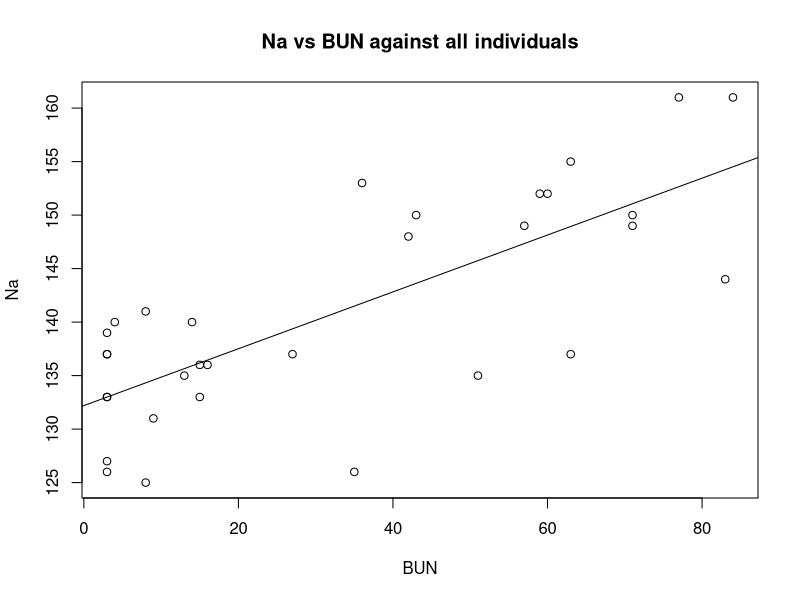
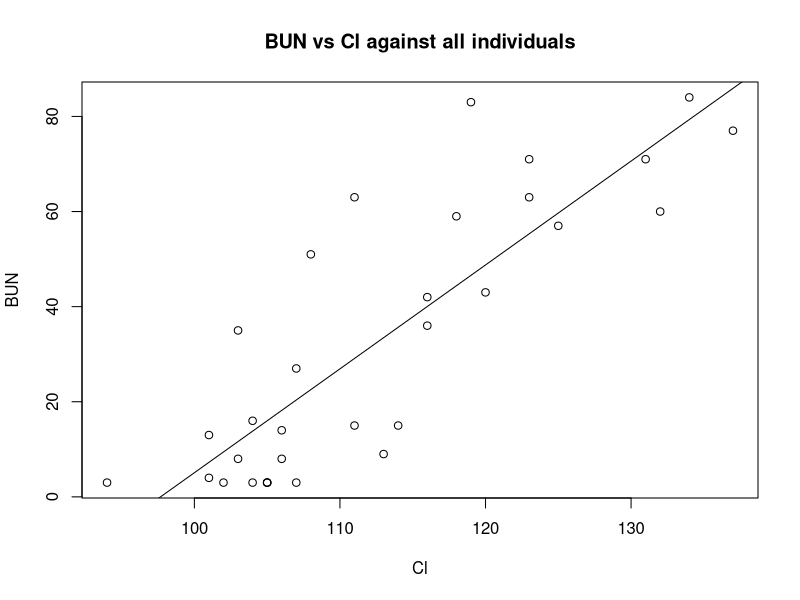
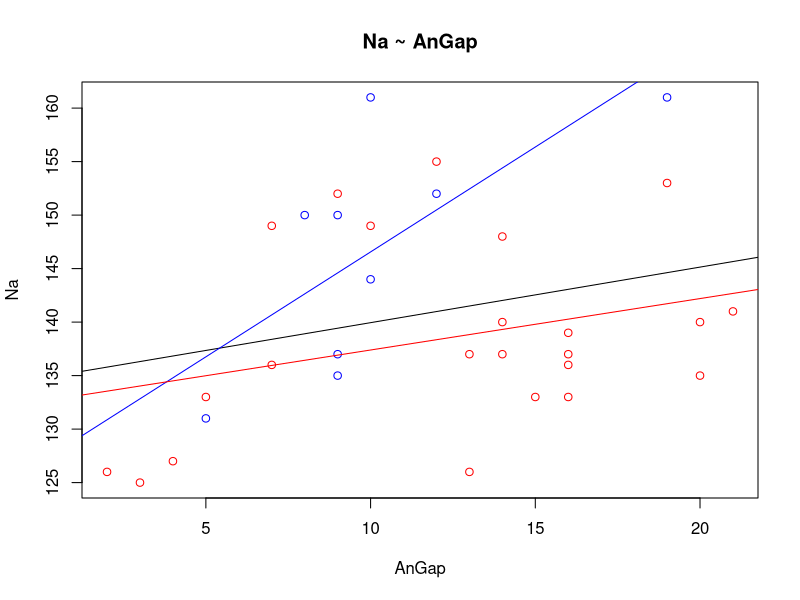
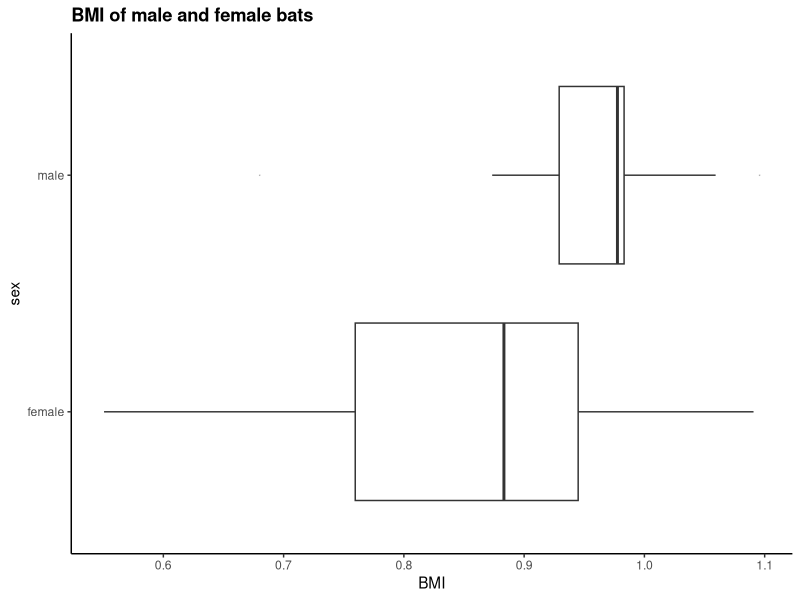
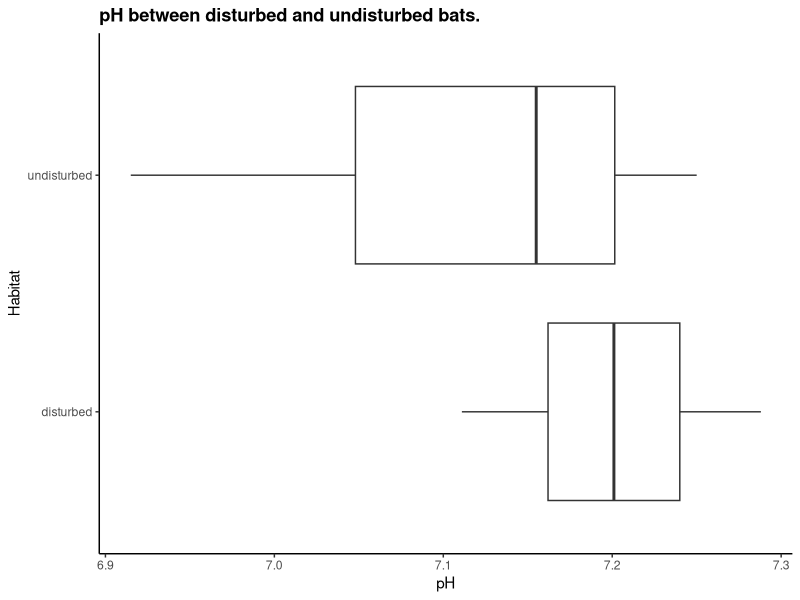
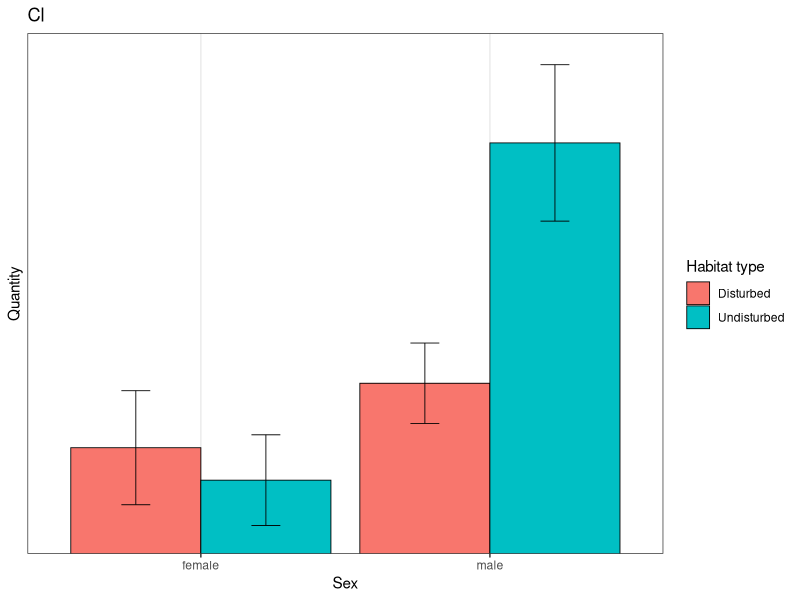
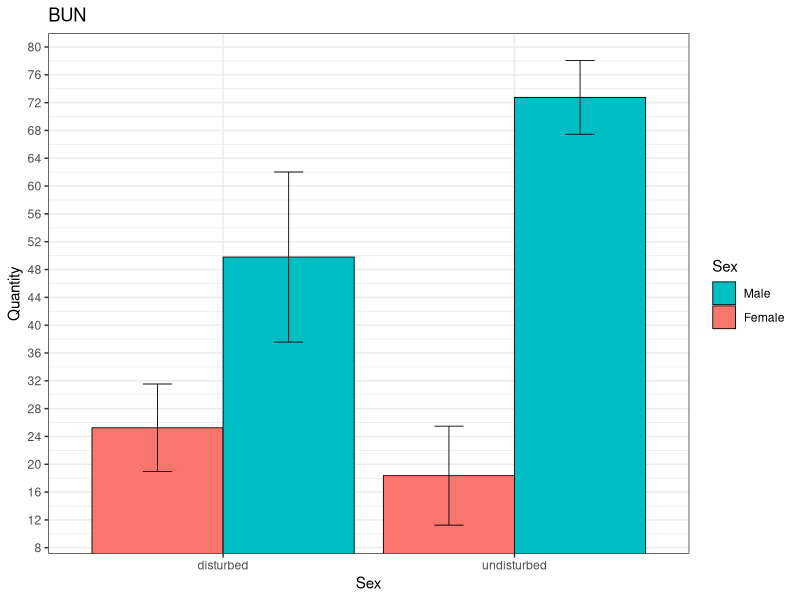
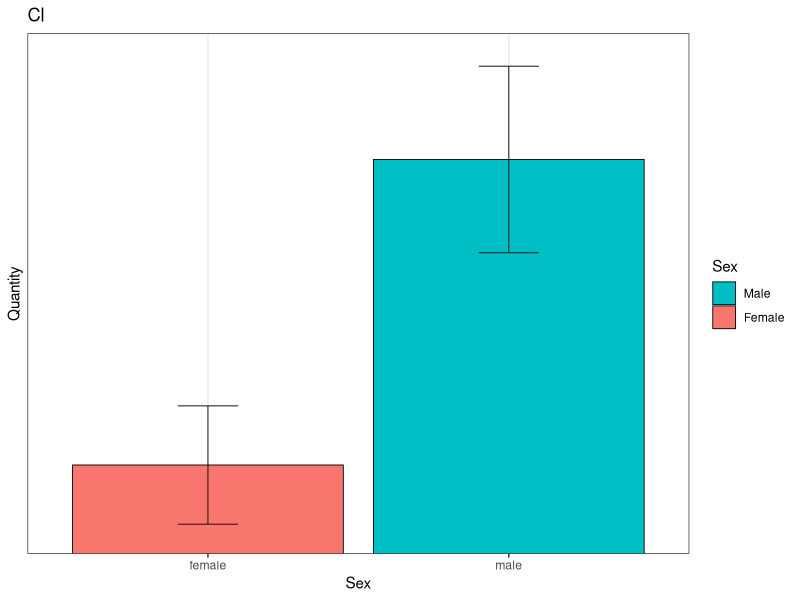

Generate these figures, in order, with R:
###############################################################################
#                              NECESSARY STEPS
###############################################################################
## Import libraries
library(Hmisc)
library(ggplot2)

## Import the data
physData = read.csv("EpomophorusPhysiology_2015.csv");


## Data preprocessing
# First, change the ID column to be a rowname, since rowname does not participate in any of the mathematical operations
rownames(physData) = physData$ID;  # Sets the rownames of the data frame, physData, to be the ID column of physdata
physData$ID = NULL;                # Deletes the ID row of physData by setting it to NULL
physData$sex = as.factor( ifelse( physData$class == "M_NS", "male", "female") );


# Next, keep track of all of the variable names, except for Habitat and class
numericCols = colnames(physData);
numericCols = numericCols[ ! (numericCols %in% c("class", "Habitat", "sex") ) ];


## Summarizes data.
## Gives count, mean, standard deviation, standard error of the mean, and confidence interval (default 95%).
##   data: a data frame.
##   measurevar: the name of a column that contains the variable to be summariezed
##   groupvars: a vector containing names of columns that contain grouping variables
##   na.rm: a boolean that indicates whether to ignore NA's
##   conf.interval: the percent range of the confidence interval (default is 95%)
summarySE <- function(data=NULL, measurevar, groupvars=NULL, na.rm=FALSE,
                      conf.interval=.95, .drop=TRUE) {
  library(plyr)
  
  # New version of length which can handle NA's: if na.rm==T, don't count them
  length2 <- function (x, na.rm=FALSE) {
    if (na.rm) sum(!is.na(x))
    else       length(x)
  }
  
  # This does the summary. For each group's data frame, return a vector with
  # N, mean, and sd
  datac <- ddply(data, groupvars, .drop=.drop,
                 .fun = function(xx, col) {
                   c(N    = length2(xx[[col]], na.rm=na.rm),
                     mean = mean   (xx[[col]], na.rm=na.rm),
                     sd   = sd     (xx[[col]], na.rm=na.rm)
                   )
                 },
                 measurevar
  )
  
  # Rename the "mean" column    
  datac <- rename(datac, c("mean" = measurevar))
  
  datac$se <- datac$sd / sqrt(datac$N)  # Calculate standard error of the mean
  
  # Confidence interval multiplier for standard error
  # Calculate t-statistic for confidence interval: 
  # e.g., if conf.interval is .95, use .975 (above/below), and use df=N-1
  ciMult <- qt(conf.interval/2 + .5, datac$N-1)
  datac$ci <- datac$se * ciMult
  
  return(datac)
}


###############################################################################
#                        CORRELATION/SUMMARY STATISTICS
###############################################################################
## Looking at linear correlation
rcorr( as.matrix( physData[, numericCols] ) )


## Summary statistics
summary( physData[, numericCols] )
apply( physData[, numericCols], 2, sd)


###############################################################################
#                  LINEAR REGRESSION (All individuals)
###############################################################################
# Example:  NA and BUN are linearly correlated in the general population
# First, train the linear model
physLm = lm( Na ~ BUN, physData )

# Plots the raw data in the formula
plot(Na ~ BUN, physData, main="Na vs BUN against all individuals" )
abline(physLm, col="black")

############ Working copy, without comments ############ 
physLm = lm( BUN ~ Cl, physData )
plot(BUN ~ Cl, physData, main="BUN vs Cl against all individuals" )
abline(physLm, col="black")



###############################################################################
#                    LINEAR REGRESSION (Male vs Female)
###############################################################################
# Do the different linear models
everyone.lm    = lm( Na ~ AnGap, physData );
males.lm       = lm( Na ~ AnGap, physData[ physData$sex == "male", ] );
females.lm     = lm( Na ~ AnGap, physData[ physData$sex == "female", ]  );
disturbed.lm   = lm( Na ~ AnGap, physData[ physData$Habitat == "disturbed", ]  );
undisturbed.lm = lm( Na ~ AnGap, physData[ physData$Habitat == "undisturbed", ]  );

plot(Na ~ AnGap, physData, main="Na ~ AnGap", col=ifelse(physData$sex == "male", "blue", "red") )
abline(everyone.lm, col="black")
abline(males.lm,    col="blue")
abline(females.lm,  col="red")


###############################################################################
#                    BOX AND WHISKER PLOTS (Male vs Female)
###############################################################################
ggplot(physData, aes_string(x="sex", y="BMI")) +
  ggtitle(sprintf("%s of male and female bats","BMI")) +
  geom_boxplot(outlier.size=0, alpha=0.2) +
  coord_flip() +
  theme(panel.grid.major = element_blank(), panel.grid.minor = element_blank(), 
        panel.background = element_blank(), axis.line = element_line(colour = "black")) +
  theme(plot.title = element_text(lineheight=.8, face="bold"))


###############################################################################
#                    BOX AND WHISKER PLOTS (Disturbed and Undisturbed)
###############################################################################
# Only need to change this line.
thisVar = "pH";
ggplot(physData, aes_string(x="Habitat", y=thisVar)) +
  ggtitle(sprintf("%s between disturbed and undisturbed bats.",thisVar)) +
  geom_boxplot(outlier.size=0, alpha=0.2) +
  coord_flip() +
  theme(panel.grid.major = element_blank(), panel.grid.minor = element_blank(), 
        panel.background = element_blank(), axis.line = element_line(colour = "black")) +
  theme(plot.title = element_text(lineheight=.8, face="bold"))


###############################################################################
#                   BAR CHART WITH STANDARD ERROR (Male vs Female)
###############################################################################
# Only need to change this line.
thisVar = "Cl";
thisData = summarySE(physData, measurevar=thisVar, groupvars=c("sex","Habitat"))
thisData$quant = thisData[, thisVar];

ggplot(thisData, aes(x=sex, y=quant, fill=Habitat)) + 
  geom_bar(position=position_dodge(), stat="identity",
           colour="black", # Use black outlines,
           size=.3) +      # Thinner lines
  geom_errorbar(aes( ymin=quant-se, ymax=quant+se ),
                size=.3,    # Thinner lines
                width=.2,
                position=position_dodge(.9)) +
  xlab("Sex") +
  ylab("Quantity") +
  scale_fill_hue(name="Habitat type", # Legend label, use darker colors
                 breaks=c("disturbed", "undisturbed"),
                 labels=c("Disturbed", "Undisturbed")) +
  ggtitle(thisVar) +
  scale_y_continuous(breaks=0:20*4) +
  coord_cartesian(ylim=c(min(thisData$quant - 1.1*thisData$se), max(thisData$quant + 1.1*thisData$se) ) ) +
  theme_bw()



###############################################################################
#                   BAR CHART WITH STANDARD ERROR (Disturbed vs Undisturbed)
###############################################################################
# Only need to change this line.
thisVar = "BUN";
thisData = summarySE(physData, measurevar=thisVar, groupvars=c("sex","Habitat"))
thisData$quant = thisData[, thisVar];

ggplot(thisData, aes(x=Habitat, y=quant, fill=sex)) + 
  geom_bar(position=position_dodge(), stat="identity",
           colour="black", # Use black outlines,
           size=.3) +      # Thinner lines
  geom_errorbar(aes( ymin=quant-se, ymax=quant+se ),
                size=.3,    # Thinner lines
                width=.2,
                position=position_dodge(.9)) +
  xlab("Sex") +
  ylab("Quantity") +
  scale_fill_hue(name="Sex", # Legend label, use darker colors
                 breaks=c("male", "female"),
                 labels=c("Male", "Female")) +
  ggtitle(thisVar) +
  scale_y_continuous(breaks=0:20*4) +
  coord_cartesian(ylim=c(min(thisData$quant - 1.1*thisData$se), max(thisData$quant + 1.1*thisData$se) ) ) +
  theme_bw()


###############################################################################
#                   BAR CHART WITH STANDARD ERROR (ONLY male v.s. female)
###############################################################################
# Only need to change this line.
thisVar = "Cl";
thisData = summarySE(physData, measurevar=thisVar, groupvars=c("sex"))
thisData$quant = thisData[, thisVar];

ggplot(thisData, aes(x=sex, y=quant, fill=sex)) + 
  geom_bar(position=position_dodge(), stat="identity",
           colour="black", # Use black outlines,
           size=.3) +      # Thinner lines
  geom_errorbar(aes( ymin=quant-se, ymax=quant+se ),
                size=.3,    # Thinner lines
                width=.2,
                position=position_dodge(.9)) +
  xlab("Sex") +
  ylab("Quantity") +
  scale_fill_hue(name="Sex", # Legend label, use darker colors
                 breaks=c("male", "female"),
                 labels=c("Male", "Female")) +
  ggtitle(thisVar) +
  scale_y_continuous(breaks=0:20*4) +
  coord_cartesian(ylim=c(min(thisData$quant - 1.1*thisData$se), max(thisData$quant + 1.1*thisData$se) ) ) +
  theme_bw()


###############################################################################
#              BAR CHART WITH STANDARD ERROR (ONLY disturbed vs undisturbed)
###############################################################################
# Only need to change this line.
thisVar = "BUN";
thisData = summarySE(physData, measurevar=thisVar, groupvars=c("Habitat"))
thisData$quant = thisData[, thisVar];

ggplot(thisData, aes(x=Habitat, y=quant, fill=Habitat)) + 
  geom_bar(position=position_dodge(), stat="identity",
           colour="black", # Use black outlines,
           size=.3) +      # Thinner lines
  geom_errorbar(aes( ymin=quant-se, ymax=quant+se ),
                size=.3,    # Thinner lines
                width=.2,
                position=position_dodge(.9)) +
  xlab("Sex") +
  ylab("Quantity") +
  scale_fill_hue(name="Habitat type", # Legend label, use darker colors
                 breaks=c("disturbed", "undisturbed"),
                 labels=c("Disturbed", "Undisturbed")) +
  ggtitle(thisVar) +
  scale_y_continuous(breaks=0:20*4) +
  coord_cartesian(ylim=c(min(thisData$quant - 1.1*thisData$se), max(thisData$quant + 1.1*thisData$se) ) ) +
  theme_bw()
